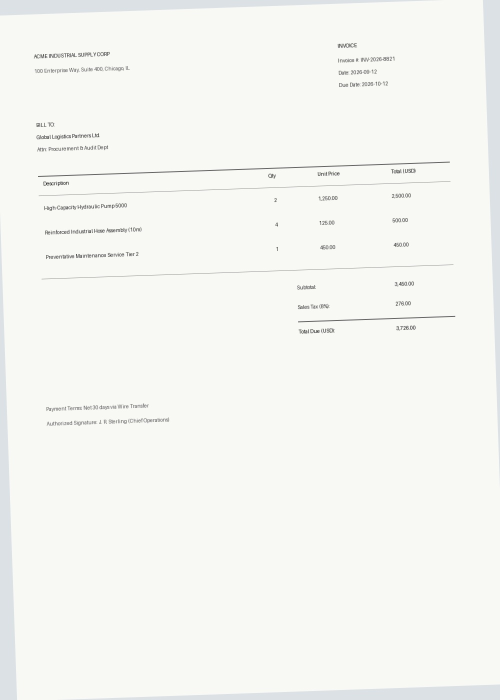
#> input picture samples/diverse/invoices/02_industrial_hardware_invoice.jpg, 1000 x 1400 px (shown at 1/2 size)
$ python -i perspective.py   (imports and definitions only)
#> lines starting #> are read from the running program, lines starting #| are printed output that depends on the picture; after the words box and inside, x2 and y2 are one past the last pixel; in counts of white or black regions, pixels touching at a corner belong together
#> further down, picture is the input picture: shape (1400, 1000, 3); mean B, G, R 242.2, 246.7, 245.6
"""Perspective detection and quadrilateral correction."""

from typing import Optional, Tuple
import cv2
import numpy as np


def order_points(pts: np.ndarray) -> np.ndarray:
    """Order points in [top-left, top-right, bottom-right, bottom-left] order."""
    rect = np.zeros((4, 2), dtype="float32")

    # Sum: top-left has smallest sum, bottom-right has largest sum
    s = pts.sum(axis=1)
    rect[0] = pts[np.argmin(s)]
    rect[2] = pts[np.argmax(s)]

    # Diff: top-right has smallest diff, bottom-left has largest diff
    diff = np.diff(pts, axis=1)
    rect[1] = pts[np.argmin(diff)]
    rect[3] = pts[np.argmax(diff)]

    return rect


def find_document_quadrilateral(cv_image: np.ndarray) -> Optional[np.ndarray]:
    """Find the 4-corner quadrilateral boundary of a document in the photo."""
    h, w = cv_image.shape[:2]
#> h = 1400; w = 1000
    image_area = h * w
#> image_area = 1400000

    # Resize image for fast contour detection
    ratio = 800.0 / max(h, w)
#> ratio = 0.571
    if ratio < 1.0:
        small = cv2.resize(cv_image, (int(w * ratio), int(h * ratio)))
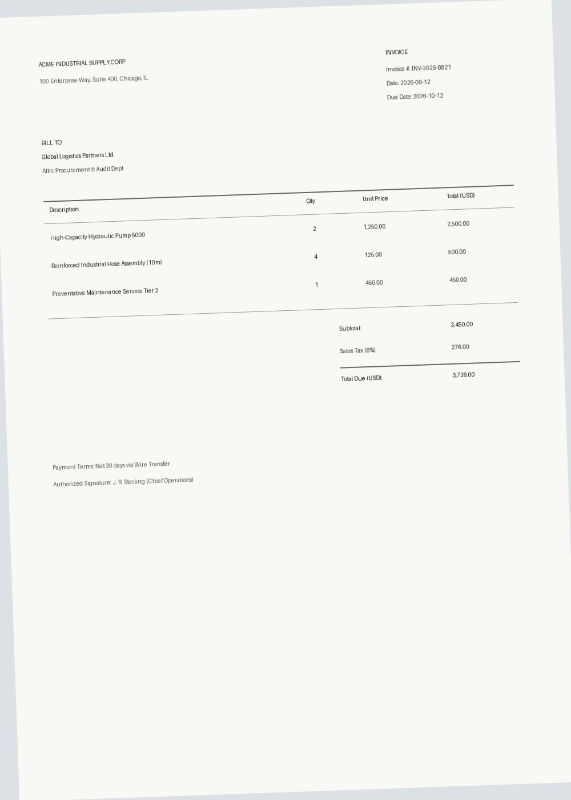
#> small: shape (800, 571, 3); mean B, G, R 242.2, 246.7, 245.6
    else:
        small = cv_image.copy()
        ratio = 1.0

    gray = cv2.cvtColor(small, cv2.COLOR_BGR2GRAY)
    blurred = cv2.GaussianBlur(gray, (5, 5), 0)
    edged = cv2.Canny(blurred, 50, 150)
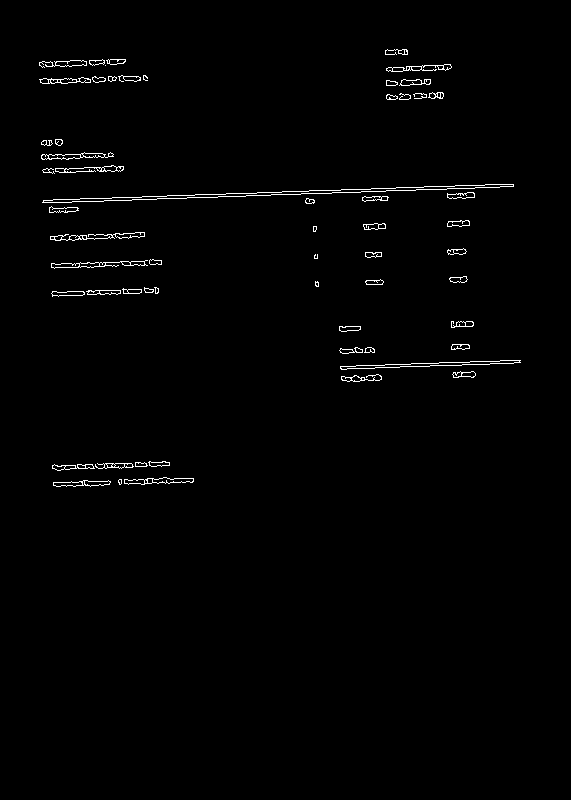
#> edged: shape (800, 571); 1.1% white in thin lines or dots, all inside (x1, y1, x2, y2) = (39, 49, 521, 487)

    # Morphological closing to bridge gaps
    kernel = cv2.getStructuringElement(cv2.MORPH_RECT, (5, 5))
    closed = cv2.morphologyEx(edged, cv2.MORPH_CLOSE, kernel)
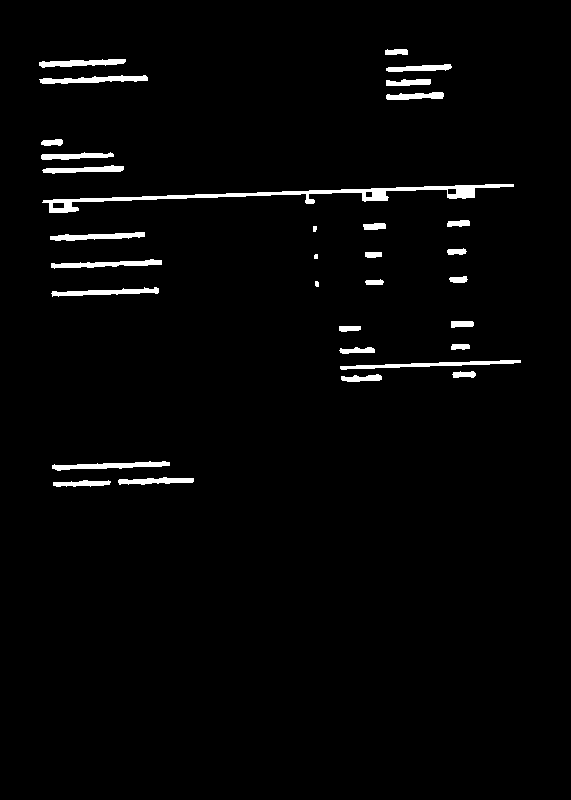
#> closed: shape (800, 571); 2.3% white; 32 white regions (1 under 20 px)

    contours, _ = cv2.findContours(closed, cv2.RETR_EXTERNAL, cv2.CHAIN_APPROX_SIMPLE)
#> contours = 32 contours, 3 with area under 20; largest, box (x1, y1, x2, y2) and area: (42, 184, 514, 213) 2017, (340, 360, 521, 370) 476, (52, 461, 170, 471) 468, (39, 75, 148, 84) 450, (51, 259, 162, 269) 424
    # Sort contours by area descending
    contours = sorted(contours, key=cv2.contourArea, reverse=True)[:5]
#> contours = 5 contours; box (x1, y1, x2, y2) and area: (42, 184, 514, 213) 2017, (340, 360, 521, 370) 476, (52, 461, 170, 471) 468, (39, 75, 148, 84) 450, (51, 259, 162, 269) 424

    for c in contours:
        area = cv2.contourArea(c)
        # Only accept if contour occupies at least 25% of the total frame
        if area < (0.25 * small.shape[0] * small.shape[1]):
            continue

        peri = cv2.arcLength(c, True)
        approx = cv2.approxPolyDP(c, 0.02 * peri, True)

        # If approximation has 4 points and is convex
        if len(approx) == 4 and cv2.isContourConvex(approx):
            # Scale coordinates back to original resolution
            pts = approx.reshape(4, 2).astype("float32") / ratio
            return pts
#> this loop made 5 passes
#> area on passes 1 to 5: 2017, 476, 468, 449.5, 424

    return None


def correct_perspective(cv_image: np.ndarray) -> Tuple[np.ndarray, bool]:
    """Perspective-correct document if angled in frame. Returns (image, was_corrected)."""
    quad = find_document_quadrilateral(cv_image)
    if quad is None:
        return cv_image, False

    rect = order_points(quad)
    (tl, tr, br, bl) = rect

    # Compute width of new image
    width_a = np.linalg.norm(br - bl)
    width_b = np.linalg.norm(tr - tl)
    max_width = max(int(width_a), int(width_b))

    # Compute height of new image
    height_a = np.linalg.norm(tr - br)
    height_b = np.linalg.norm(tl - bl)
    max_height = max(int(height_a), int(height_b))

    # Guard against extreme or degenerate warp
    if max_width < 100 or max_height < 100:
        return cv_image, False

    aspect_ratio = max_width / float(max_height)
    if aspect_ratio < 0.2 or aspect_ratio > 5.0:
        return cv_image, False

    dst = np.array(
        [
            [0, 0],
            [max_width - 1, 0],
            [max_width - 1, max_height - 1],
            [0, max_height - 1],
        ],
        dtype="float32",
    )

    M = cv2.getPerspectiveTransform(rect, dst)
    warped = cv2.warpPerspective(
        cv_image,
        M,
        (max_width, max_height),
        flags=cv2.INTER_CUBIC,
        borderMode=cv2.BORDER_CONSTANT,
        borderValue=(255, 255, 255),
    )
    return warped, True

>>> import cv2
>>> picture = cv2.imread('../../samples/diverse/invoices/02_industrial_hardware_invoice.jpg')
>>> result = correct_perspective(picture)
